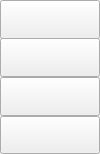
<?xml version="1.0" encoding="UTF-8"?>
<ui version="4.0">
 <class>Chooser</class>
 <widget class="QWidget" name="Chooser">
  <property name="geometry">
   <rect>
    <x>0</x>
    <y>0</y>
    <width>100</width>
    <height>154</height>
   </rect>
  </property>
  <property name="windowTitle">
   <string>Form</string>
  </property>
  <widget class="ChooserButton" name="pushButtonAnd">
   <property name="geometry">
    <rect>
     <x>0</x>
     <y>38</y>
     <width>100</width>
     <height>39</height>
    </rect>
   </property>
   <property name="font">
    <font>
     <pointsize>11</pointsize>
    </font>
   </property>
   <property name="checkable">
    <bool>true</bool>
   </property>
  </widget>
  <widget class="ChooserButton" name="pushButtonOr">
   <property name="geometry">
    <rect>
     <x>0</x>
     <y>77</y>
     <width>100</width>
     <height>39</height>
    </rect>
   </property>
   <property name="font">
    <font>
     <pointsize>11</pointsize>
    </font>
   </property>
   <property name="checkable">
    <bool>true</bool>
   </property>
  </widget>
  <widget class="ChooserButton" name="pushButtonXor">
   <property name="geometry">
    <rect>
     <x>0</x>
     <y>116</y>
     <width>100</width>
     <height>38</height>
    </rect>
   </property>
   <property name="font">
    <font>
     <pointsize>11</pointsize>
    </font>
   </property>
   <property name="checkable">
    <bool>true</bool>
   </property>
  </widget>
  <widget class="ChooserButton" name="pushButtonNot">
   <property name="geometry">
    <rect>
     <x>0</x>
     <y>0</y>
     <width>100</width>
     <height>39</height>
    </rect>
   </property>
   <property name="font">
    <font>
     <pointsize>11</pointsize>
    </font>
   </property>
   <property name="checkable">
    <bool>true</bool>
   </property>
  </widget>
 </widget>
 <customwidgets>
  <customwidget>
   <class>ChooserButton</class>
   <extends>QPushButton</extends>
   <header location="global">chooserbutton.h</header>
  </customwidget>
 </customwidgets>
 <resources/>
 <connections/>
</ui>
